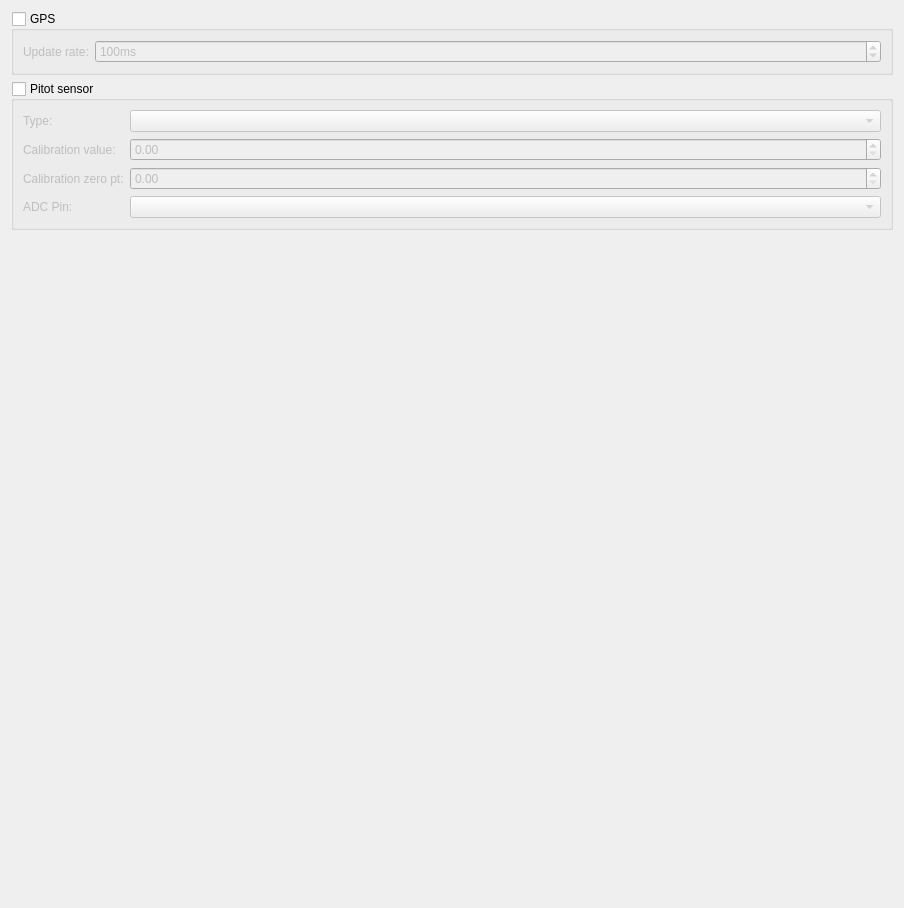
         <widget class="QWidget" name="scrollAreaWidgetContents_8">
          <property name="geometry">
           <rect>
            <x>0</x>
            <y>0</y>
            <width>904</width>
            <height>908</height>
           </rect>
          </property>
          <layout class="QVBoxLayout" name="verticalLayout_20">
           <item>
            <widget class="QGroupBox" name="gb_airspeedGPS">
             <property name="title">
              <string>GPS</string>
             </property>
             <property name="checkable">
              <bool>true</bool>
             </property>
             <property name="checked">
              <bool>false</bool>
             </property>
             <layout class="QFormLayout" name="formLayout_3">
              <item row="0" column="0">
               <widget class="QLabel" name="label_3">
                <property name="text">
                 <string>Update rate:</string>
                </property>
               </widget>
              </item>
              <item row="0" column="1">
               <widget class="QSpinBox" name="sb_gpsUpdateRate">
                <property name="suffix">
                 <string>ms</string>
                </property>
                <property name="minimum">
                 <number>1</number>
                </property>
                <property name="maximum">
                 <number>1000</number>
                </property>
                <property name="singleStep">
                 <number>50</number>
                </property>
                <property name="value">
                 <number>100</number>
                </property>
                <property name="objrelation" stdset="0">
                 <stringlist>
                  <string>objname:AirspeedSettings</string>
                  <string>field:GPSSamplePeriod_ms</string>
                 </stringlist>
                </property>
               </widget>
              </item>
             </layout>
            </widget>
           </item>
           <item>
            <widget class="QGroupBox" name="gb_airspeedPitot">
             <property name="title">
              <string>Pitot sensor</string>
             </property>
             <property name="checkable">
              <bool>true</bool>
             </property>
             <property name="checked">
              <bool>false</bool>
             </property>
             <layout class="QFormLayout" name="formLayout_7">
              <item row="0" column="0">
               <widget class="QLabel" name="label_4">
                <property name="text">
                 <string>Type:</string>
                </property>
               </widget>
              </item>
              <item row="0" column="1">
               <widget class="QComboBox" name="cb_airspeedSensorType">
                <property name="objrelation" stdset="0">
                 <stringlist>
                  <string>objname:AirspeedSettings</string>
                  <string>fieldname:AirspeedSensorType</string>
                 </stringlist>
                </property>
               </widget>
              </item>
              <item row="1" column="0">
               <widget class="QLabel" name="label_7">
                <property name="text">
                 <string>Calibration value:</string>
                </property>
               </widget>
              </item>
              <item row="1" column="1">
               <widget class="QDoubleSpinBox" name="sb_pitotScale">
                <property name="singleStep">
                 <double>0.100000000000000</double>
                </property>
                <property name="objrelation" stdset="0">
                 <stringlist>
                  <string>objname:AirspeedSettings</string>
                  <string>fieldname:Scale</string>
                 </stringlist>
                </property>
               </widget>
              </item>
              <item row="2" column="0">
               <widget class="QLabel" name="label_16">
                <property name="text">
                 <string>Calibration zero pt:</string>
                </property>
               </widget>
              </item>
              <item row="2" column="1">
               <widget class="QDoubleSpinBox" name="sb_pitotZeroPoint">
                <property name="singleStep">
                 <double>0.100000000000000</double>
                </property>
                <property name="objrelation" stdset="0">
                 <stringlist>
                  <string>objname:AirspeedSettings</string>
                  <string>fieldname:ZeroPoint</string>
                 </stringlist>
                </property>
               </widget>
              </item>
              <item row="3" column="0">
               <widget class="QLabel" name="label_25">
                <property name="text">
                 <string>ADC Pin:</string>
                </property>
               </widget>
              </item>
              <item row="3" column="1">
               <widget class="QComboBox" name="cbAirspeedAnalog">
                <property name="objrelation" stdset="0">
                 <stringlist>
                  <string>objname:AirspeedSettings</string>
                  <string>fieldname:AnalogPin</string>
                 </stringlist>
                </property>
               </widget>
              </item>
             </layout>
            </widget>
           </item>
           <item>
            <spacer name="verticalSpacer_5">
             <property name="orientation">
              <enum>Qt::Vertical</enum>
             </property>
             <property name="sizeHint" stdset="0">
              <size>
               <width>20</width>
               <height>601</height>
              </size>
             </property>
            </spacer>
           </item>
          </layout>
         </widget>
